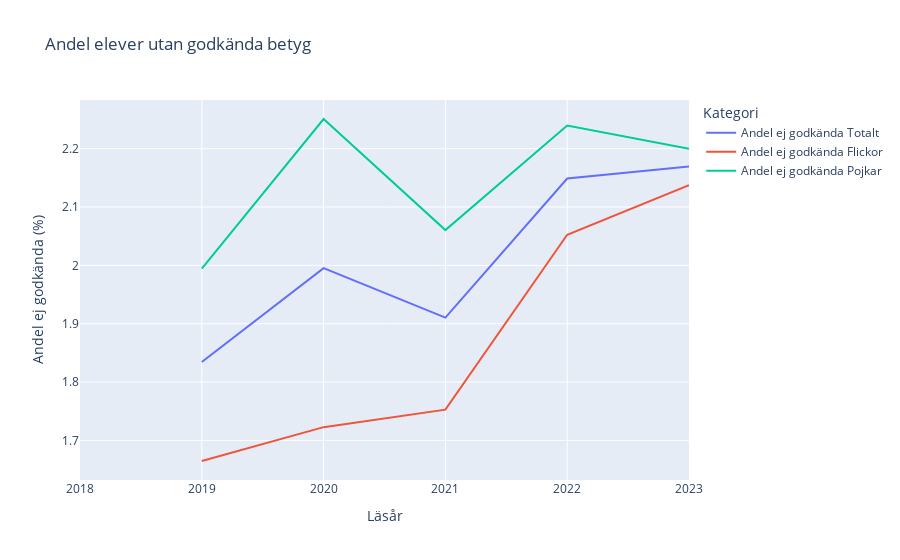

Here is the notebook cell this chart was saved with:
### Markdown cell above
a) Rita ett linjediagram för andel elever som saknar godkänt betyg i ett eller fler ämnen för läsår 18-23. Ta med totalt,
flickor och pojkar i samma graf.

### Code cell
import pandas as pd
import plotly.express as px

# Läs in din data
df = pd.read_excel("../data/betyg_o_prov_riksnivå.xlsx", skiprows=9)

# Uppdatera kolumnnamnen
df.columns = [
    "Läsår", 
    "Totalt antal elever", 
    "Flickor", 
    "Pojkar", 
    "Totalt antal elever med slutbetyg", 
    "Flickor med slutbetyg", 
    "Pojkar med slutbetyg", 
    "Totalt antal elever med godkända slutbetyg", 
    "Flickor med godkända slutbetyg", 
    "Pojkar med godkända slutbetyg"
]
# Filtrera bort rader som inte matchar det förväntade läsårsformatet som t.ex. 2019/20
df = df[df['Läsår'].str.contains('^\d{4}/\d{2}$', na=False)]

# Extraherar startåret och lägger till 1 för att få slutåret
df['Läsår'] = df['Läsår'].str.slice(0, 4).astype(int) + 1


# Beräkna andelen elever utan godkända betyg
df["Andel ej godkända Totalt"] = (1 - df["Totalt antal elever med godkända slutbetyg"] / df["Totalt antal elever"]) * 100
df["Andel ej godkända Flickor"] = (1 - df["Flickor med godkända slutbetyg"] / df["Flickor"]) * 100
df["Andel ej godkända Pojkar"] = (1 - df["Pojkar med godkända slutbetyg"] / df["Pojkar"]) * 100

# Skapar linjediagrammet
fig = px.line(df, x="Läsår", y=["Andel ej godkända Totalt", "Andel ej godkända Flickor", "Andel ej godkända Pojkar"],
              labels={"value": "Andel ej godkända (%)", "variable": "Kategori"},
              title="Andel elever utan godkända betyg")

# Tar bort onödigt mellanrum mellan heltalsåren och utökar x-axelns intervall
fig.update_xaxes(dtick=1, range=[2018, 2023])

fig.show()

### Figure 1 — Plotly figure (JSON) as saved in the notebook; plotly's stock layout.template omitted (floating-point values rounded to 4 significant figures)
{"data": [{"hovertemplate": "Kategori=Andel ej godkända Totalt<br>Läsår=%{x}<br>Andel ej godkända (%)=%{y}<extra></extra>", "legendgroup": "Andel ej godkända Totalt", "line": {"color": "#636efa", "dash": "solid"}, "marker": {"symbol": "circle"}, "mode": "lines", "name": "Andel ej godkända Totalt", "orientation": "h", "showlegend": true, "type": "scatter", "x": [2019, 2020, 2021, 2022, 2023], "xaxis": "x", "y": [1.834, 1.995, 1.91, 2.149, 2.169], "yaxis": "y"}, {"hovertemplate": "Kategori=Andel ej godkända Flickor<br>Läsår=%{x}<br>Andel ej godkända (%)=%{y}<extra></extra>", "legendgroup": "Andel ej godkända Flickor", "line": {"color": "#EF553B", "dash": "solid"}, "marker": {"symbol": "circle"}, "mode": "lines", "name": "Andel ej godkända Flickor", "orientation": "h", "showlegend": true, "type": "scatter", "x": [2019, 2020, 2021, 2022, 2023], "xaxis": "x", "y": [1.665, 1.723, 1.753, 2.053, 2.137], "yaxis": "y"}, {"hovertemplate": "Kategori=Andel ej godkända Pojkar<br>Läsår=%{x}<br>Andel ej godkända (%)=%{y}<extra></extra>", "legendgroup": "Andel ej godkända Pojkar", "line": {"color": "#00cc96", "dash": "solid"}, "marker": {"symbol": "circle"}, "mode": "lines", "name": "Andel ej godkända Pojkar", "orientation": "h", "showlegend": true, "type": "scatter", "x": [2019, 2020, 2021, 2022, 2023], "xaxis": "x", "y": [1.994, 2.251, 2.061, 2.24, 2.2], "yaxis": "y"}], "layout": {"legend": {"title": {"text": "Kategori"}, "tracegroupgap": 0}, "title": {"text": "Andel elever utan godkända betyg"}, "xaxis": {"anchor": "y", "domain": [0, 1], "dtick": 1, "range": [2018, 2023], "title": {"text": "Läsår"}}, "yaxis": {"anchor": "x", "domain": [0, 1], "title": {"text": "Andel ej godkända (%)"}}}}
